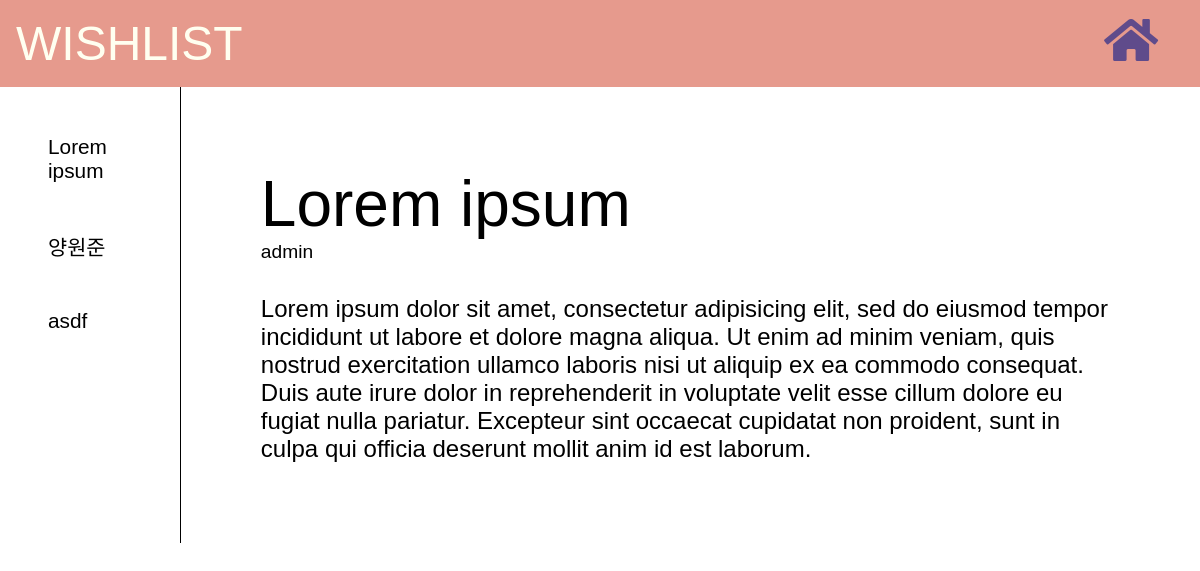
/board/1, run on the app's committed database.
### board/models.py (models this page shows)
class Board(models.Model):
    objects = models.Manager()
    author = models.ForeignKey(User, on_delete=models.CASCADE)
    title = models.CharField(max_length=200)
    content = models.TextField()
    created_date = models.DateTimeField(default=timezone.now)

### board/views.py (the view)
# urls.py: path('board/<int:pk>', views.post_detail, name='post_detail'),
def post_detail(request, pk):
    posts = Board.objects.filter(created_date__lte=timezone.now()).order_by('created_date')
    post = get_object_or_404(Board, pk=pk)
    return render(request, 'board/post_detail.html', {'post':post, 'posts':posts})

### templates/templates/board/post_detail.html (shortened to what this page needs)
{% extends 'board/base.html' %}
{% load staticfiles %}
{% block content %}
    <div>
        <nav class="blog-nav">
            <div class="blog-logo">WISHLIST</div>
            <div class="blog-icon">
                <a href="{% url 'home' %}">
                    <i class="fas fa-home add-icon i"></i>
                </a>
            </div>
        </nav>
        <div class="detail-wrapper">
            <div class="left-posts">
                {% for postlist in posts %}
                <a class="postlist-url" href="{% url 'post_detail' pk=postlist.pk %}">
                    <div class="postlist-title">{{postlist.title}}</div>
                </a>
                {% endfor %}
            </div>
            <div class="right-posts">
                <div class="post-detail-wrapper">
                    <div class="detail-title">{{ post.title }}
                        <div class="detail-author">{{ post.author }}</div>
                    </div>
                    <div class="detail-content">{{ post.content }}</div>
                </div>
            </div>
        </div>
    </div>
{% endblock %}

### templates/static/css/style.css (style rules this page uses)
body { margin: 0; font-family: "Source Sans Pro", sans-serif; }
.blog-nav { display: flex; flex-direction: row; background: #E69A8DFF; width: 100vw; }
.blog-logo { margin: 1rem; color: #FFFFF0; font-size: 3rem; width: 88vw; }
.blog-icon { width: 6vw; }
.add-icon { color: #FFFFF0; font-size: 3rem; margin: 1rem; }
.i { color: #5F4B8BFF; font-size: 3rem; }
.detail-wrapper { display: flex; flex-direction: row; }
.left-posts { width: 15vw; }
.right-posts { width: 85vw; display: flex; flex-direction: column; height: auto; border-left: 0.5px solid #000000FF; }
.postlist-url { text-decoration: none; margin: 0 auto; }
.post-detail-wrapper { padding: 5rem; }
.detail-title { font-size: 4rem; margin-bottom: 2rem; }
.detail-content { font-size: 1.5rem; }
.detail-author { font-size: 1.2rem; }
.postlist-title { font-size: 1.3rem; color: #000000FF; margin: 3rem; }

### data on the page
Board: title "Lorem ipsum", author "admin", content "Lorem ipsum dolor sit amet, consectetur adipisicing elit, sed do eiusmod tempor incididunt ut labore et dolore magna aliqua. Ut enim ad minim veniam, quis nostrud exercitation ullamco laboris nisi ut aliquip ex ea commodo consequat. Duis aute irure dolor in reprehenderit in voluptate velit esse cillum dolore eu fugiat nulla pariatur. Excepteur sint occaecat cupidatat non proident, sunt in culpa qui officia deserunt mollit anim id est laborum."
Board: title "양원준"
Board: title "asdf"
